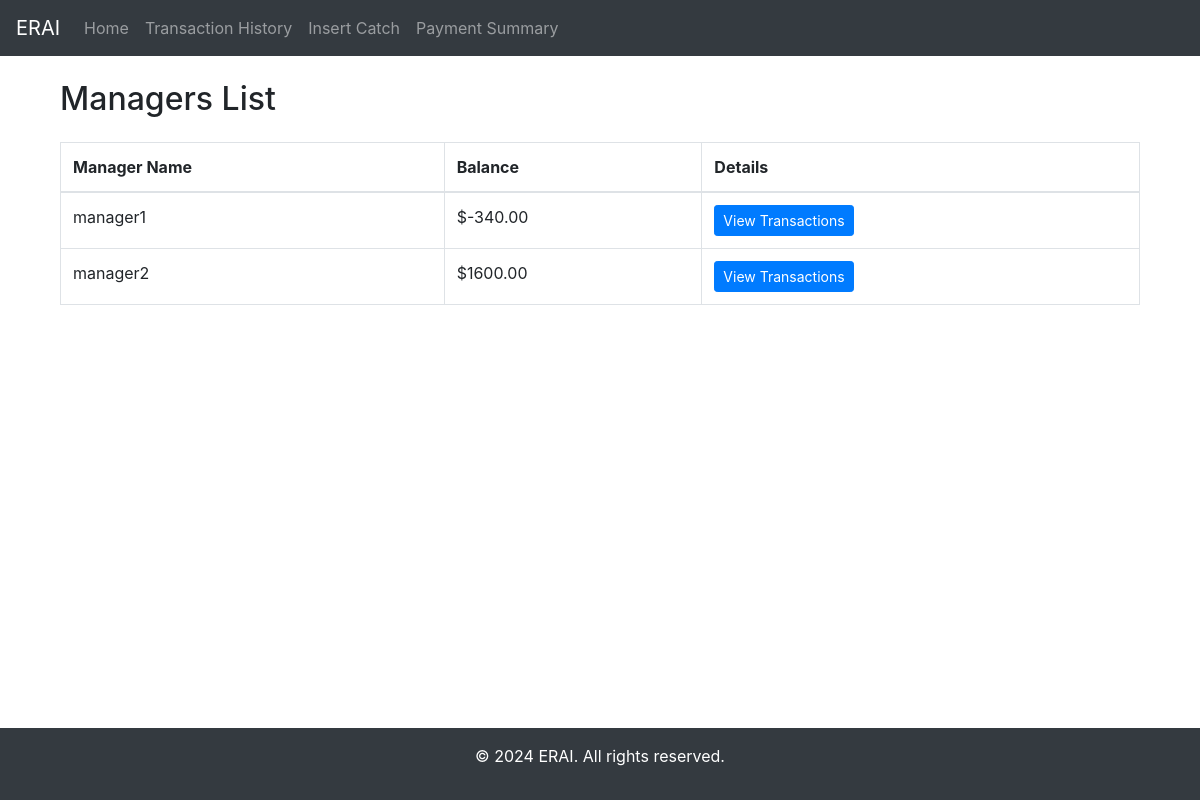
Page /managers/ on the committed database.
### myApp/models.py (models this page shows, shortened)
class Manager(models.Model):
    user = models.OneToOneField(User, on_delete=models.CASCADE)
    balance = models.DecimalField(max_digits=10, decimal_places=2)

### myApp/views.py (the view)
# urls.py: path('managers/', manager_list_view, name='manager_list'),
def manager_list_view(request):
    managers = Manager.objects.all()
    return render(request, 'manager_list.html', {'managers': managers})

### myApp/templates/manager_list.html (shortened to what this page needs)
{% extends 'base.html' %}
{% block content %}
<div class="container">
    <h2 class="mb-4">Managers List</h2>
    <table class="table table-bordered table-hover">
        <thead>
            <tr>
                <th>Manager Name</th>
                <th>Balance</th>
                <th>Details</th>
            </tr>
        </thead>
        <tbody>
            {% for manager in managers %}
            <tr>
                <td>{{ manager.user.username }}</td>
                <td>${{ manager.balance }}</td>
                <td>
                    <a href="{% url 'manager_detail' manager.id %}" class="btn btn-primary btn-sm">View Transactions</a>
                </td>
            </tr>
            {% empty %}
            <tr>
                <td colspan="3">No managers found.</td>
            </tr>
            {% endfor %}
        </tbody>
    </table>
</div>
{% endblock %}

### myApp/templates/base.html (style rules this page uses)
html, body { height: 100%; margin: 0; }

### rows in the picture
Manager: user.username "manager1", balance "-340.00"
Manager: user.username "manager2", balance "1600.00"
